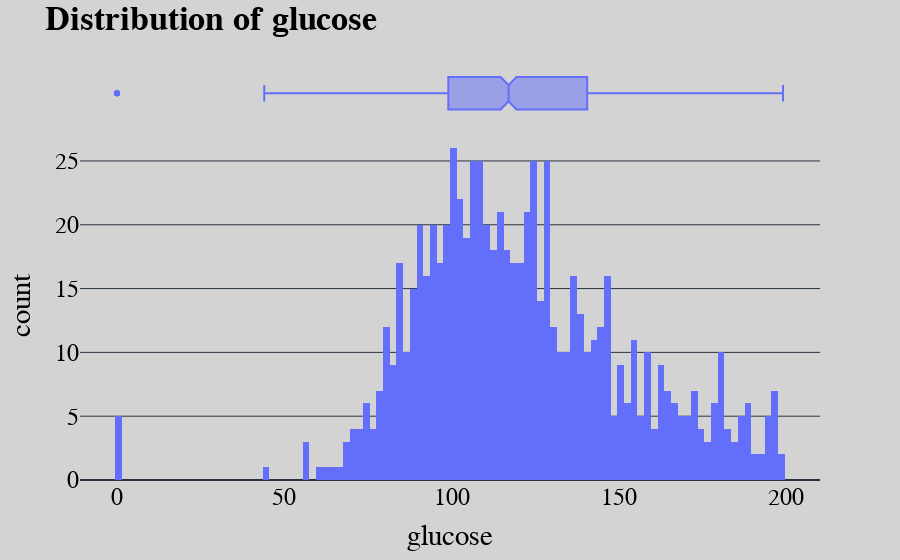

The notebook cell this image was saved under:
### Code cell
plot_hist('glucose')

### Figure 1 — Plotly figure (JSON) as saved in the notebook; plotly's stock layout.template omitted (floating-point values rounded to 4 significant figures; data arrays with more than 128 entries replaced by an {"elided": "..."} marker saying what was removed)
{"data": [{"alignmentgroup": "True", "bingroup": "x", "hovertemplate": "glucose=%{x}<br>count=%{y}<extra></extra>", "legendgroup": "", "marker": {"color": "#636efa", "pattern": {"shape": ""}}, "name": "", "nbinsx": 136, "offsetgroup": "", "orientation": "v", "showlegend": false, "type": "histogram", "x": {"elided": "768 int values"}, "xaxis": "x", "yaxis": "y"}, {"alignmentgroup": "True", "hovertemplate": "glucose=%{x}<extra></extra>", "legendgroup": "", "marker": {"color": "#636efa"}, "name": "", "notched": true, "offsetgroup": "", "showlegend": false, "type": "box", "x": {"elided": "768 int values"}, "xaxis": "x2", "yaxis": "y2"}], "layout": {"barmode": "relative", "font": {"color": "black", "family": "San Serif", "size": 24}, "legend": {"tracegroupgap": 0}, "margin": {"t": 60}, "paper_bgcolor": "lightgray", "plot_bgcolor": "lightgray", "title": {"text": "<b>Distribution of glucose<b>"}, "xaxis": {"anchor": "y", "domain": [0, 1], "showgrid": false, "title": {"text": "glucose"}, "zeroline": false}, "xaxis2": {"anchor": "y2", "domain": [0, 1], "matches": "x", "showgrid": false, "showticklabels": false, "zeroline": false}, "yaxis": {"anchor": "x", "domain": [0, 0.8316], "title": {"text": "count"}}, "yaxis2": {"anchor": "x2", "domain": [0.8416, 1], "matches": "y2", "showgrid": false, "showline": false, "showticklabels": false, "ticks": ""}}}
